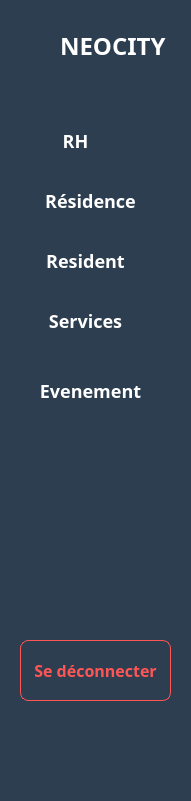
   <widget class="QFrame" name="leftmenu">
    <property name="geometry">
     <rect>
      <x>0</x>
      <y>-10</y>
      <width>191</width>
      <height>801</height>
     </rect>
    </property>
    <property name="styleSheet">
     <string notr="true">QFrame {
 border-radius: 20px;
background-color : #2C3E50;
}</string>
    </property>
    <property name="frameShape">
     <enum>QFrame::Shape::StyledPanel</enum>
    </property>
    <property name="frameShadow">
     <enum>QFrame::Shadow::Raised</enum>
    </property>
    <widget class="QLabel" name="NeoCity">
     <property name="geometry">
      <rect>
       <x>60</x>
       <y>30</y>
       <width>121</width>
       <height>31</height>
      </rect>
     </property>
     <property name="font">
      <font>
       <family>Bahnschrift</family>
       <pointsize>18</pointsize>
       <bold>true</bold>
      </font>
     </property>
     <property name="styleSheet">
      <string notr="true">color: rgb(255, 255, 255);</string>
     </property>
     <property name="text">
      <string>NEOCITY</string>
     </property>
    </widget>
    <widget class="QPushButton" name="RH_Page">
     <property name="geometry">
      <rect>
       <x>-10</x>
       <y>110</y>
       <width>171</width>
       <height>61</height>
      </rect>
     </property>
     <property name="font">
      <font>
       <family>Bahnschrift</family>
       <pointsize>-1</pointsize>
       <bold>true</bold>
      </font>
     </property>
     <property name="styleSheet">
      <string notr="true">QPushButton {
    background-color: #2C3E50;
    color: white;
    border-radius: 8px;
    padding: 10px;
    font-size: 18px;
}
QPushButton:hover {
    background-color: #1E5BB8;
}
QPushButton:pressed {
    background-color: #FFFFFF;
}</string>
     </property>
     <property name="text">
      <string>RH</string>
     </property>
    </widget>
    <widget class="QPushButton" name="residence">
     <property name="geometry">
      <rect>
       <x>0</x>
       <y>170</y>
       <width>181</width>
       <height>61</height>
      </rect>
     </property>
     <property name="font">
      <font>
       <family>Bahnschrift</family>
       <pointsize>-1</pointsize>
       <bold>true</bold>
      </font>
     </property>
     <property name="styleSheet">
      <string notr="true">QPushButton {
    background-color: #2C3E50;
    color: white;
    border-radius: 8px;
    padding: 10px;
    font-size: 18px;
}
QPushButton:hover {
    background-color: #1E5BB8;
}
QPushButton:pressed {
    background-color: #FFFFFF;
}</string>
     </property>
     <property name="text">
      <string>Résidence</string>
     </property>
    </widget>
    <widget class="QPushButton" name="resident_Page">
     <property name="geometry">
      <rect>
       <x>0</x>
       <y>230</y>
       <width>171</width>
       <height>61</height>
      </rect>
     </property>
     <property name="font">
      <font>
       <family>Bahnschrift</family>
       <pointsize>-1</pointsize>
       <bold>true</bold>
      </font>
     </property>
     <property name="styleSheet">
      <string notr="true">QPushButton {
    background-color: #2C3E50;
    color: white;
    border-radius: 8px;
    padding: 10px;
    font-size: 18px;
}
QPushButton:hover {
    background-color: #1E5BB8;
}
QPushButton:pressed {
    background-color: #FFFFFF;
}</string>
     </property>
     <property name="text">
      <string>Resident</string>
     </property>
    </widget>
    <widget class="QPushButton" name="Evenements_Page">
     <property name="geometry">
      <rect>
       <x>0</x>
       <y>360</y>
       <width>181</width>
       <height>61</height>
      </rect>
     </property>
     <property name="font">
      <font>
       <family>Bahnschrift</family>
       <pointsize>-1</pointsize>
       <bold>true</bold>
      </font>
     </property>
     <property name="styleSheet">
      <string notr="true">QPushButton {
    background-color: #2C3E50;
    color: white;
    border-radius: 8px;
    padding: 10px;
    font-size: 18px;
}
QPushButton:hover {
    background-color: #1E5BB8;
}
QPushButton:pressed {
    background-color: #FFFFFF;
}</string>
     </property>
     <property name="text">
      <string>Evenement</string>
     </property>
    </widget>
    <widget class="QPushButton" name="service_Page">
     <property name="geometry">
      <rect>
       <x>0</x>
       <y>290</y>
       <width>171</width>
       <height>61</height>
      </rect>
     </property>
     <property name="font">
      <font>
       <family>Bahnschrift</family>
       <pointsize>-1</pointsize>
       <bold>true</bold>
      </font>
     </property>
     <property name="styleSheet">
      <string notr="true">QPushButton {
    background-color: #2C3E50;
    color: white;
    border-radius: 8px;
    padding: 10px;
    font-size: 18px;
}
QPushButton:hover {
    background-color: #1E5BB8;
}
QPushButton:pressed {
    background-color: #FFFFFF;
}</string>
     </property>
     <property name="text">
      <string>Services</string>
     </property>
    </widget>
    <widget class="QLabel" name="logo">
     <property name="geometry">
      <rect>
       <x>10</x>
       <y>20</y>
       <width>51</width>
       <height>51</height>
      </rect>
     </property>
     <property name="text">
      <string/>
     </property>
     <property name="textFormat">
      <enum>Qt::TextFormat::MarkdownText</enum>
     </property>
     <property name="pixmap">
      <pixmap resource="img.qrc">:/cropped_circle_image.png</pixmap>
     </property>
     <property name="scaledContents">
      <bool>true</bool>
     </property>
     <property name="wordWrap">
      <bool>false</bool>
     </property>
     <property name="openExternalLinks">
      <bool>false</bool>
     </property>
     <property name="textInteractionFlags">
      <set>Qt::TextInteractionFlag::NoTextInteraction</set>
     </property>
    </widget>
    <widget class="QFrame" name="frame">
     <property name="geometry">
      <rect>
       <x>20</x>
       <y>630</y>
       <width>161</width>
       <height>80</height>
      </rect>
     </property>
     <property name="frameShape">
      <enum>QFrame::Shape::StyledPanel</enum>
     </property>
     <property name="frameShadow">
      <enum>QFrame::Shadow::Raised</enum>
     </property>
     <widget class="QPushButton" name="btn_logout_2">
      <property name="geometry">
       <rect>
        <x>0</x>
        <y>10</y>
        <width>151</width>
        <height>61</height>
       </rect>
      </property>
      <property name="font">
       <font>
        <family>Bahnschrift</family>
        <pointsize>-1</pointsize>
        <bold>true</bold>
       </font>
      </property>
      <property name="styleSheet">
       <string notr="true">QPushButton {
    background-color: transparent;
    color: #ff5555; /* Rouge clair */
    border: 1px solid #ff5555;
    border-radius: 8px;
    padding: 10px;
    font-size: 16px;
    font-weight: bold;
}
QPushButton:hover {
    background-color: #ff5555;
    color: white;
}</string>
      </property>
      <property name="text">
       <string>Se déconnecter</string>
      </property>
     </widget>
    </widget>
   </widget>
